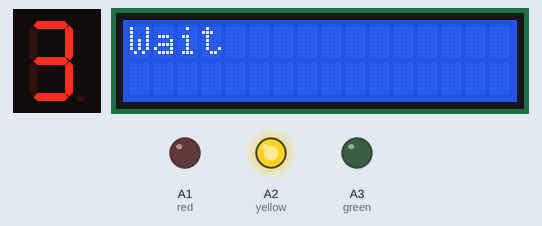
Simulated run of this sketch. Board: Arduino Uno, built with avr-gcc and run on an emulated ATmega328P. On the bench: 1-digit seven-segment display, 16×2 character LCD, output pins drawn as LEDs (lit = HIGH). Wiring (inferred from the names in the program): 1-digit 7-segment display, segments lit when HIGH: segments pin 2, pin 3, pin 4, pin 5, pin 6, pin 7, A0. The segment pins are drawn as the display they are named for; pins used as bus, display or sensor lines are not drawn; what the sketch prints to the serial monitor is not drawn.

Above: at 0.1 s.
At 3.1 s:
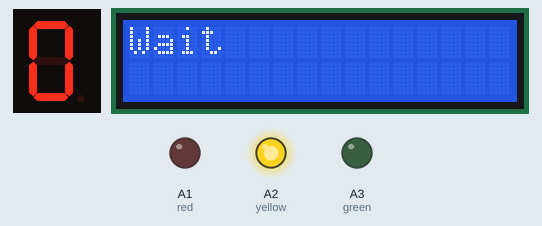
At 6.1 s:
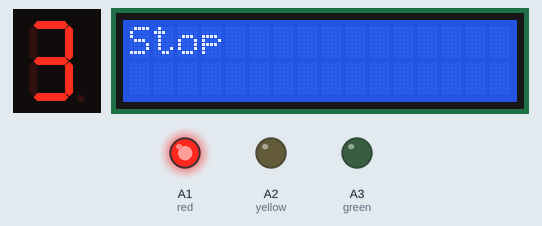
At 12.1 s:
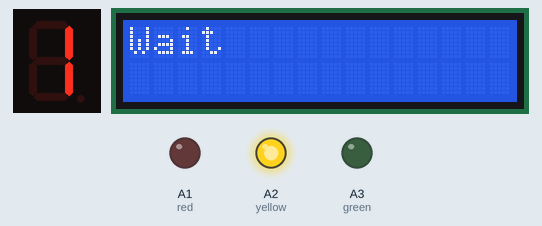
At 24.2 s:
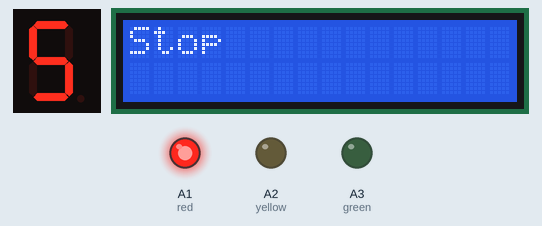
At 38.2 s:
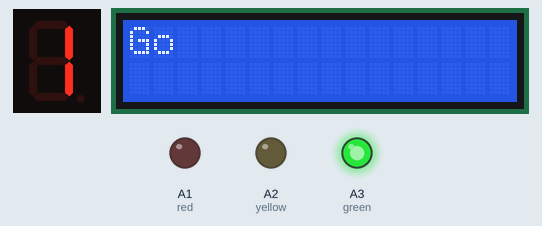
Timing chart, 0 to 39.7 s (numbered marks = the images above):
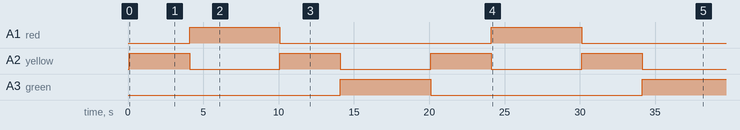

The sketch:

traffic_light_LCD.ino
```cpp
#include <Wire.h>
#include <LiquidCrystal_I2C.h>
LiquidCrystal_I2C lcd(0x27, 16, 2);
int a=2,b=3,c=4,d=5,e=6,f=7,g=A0;
int COUNT;
int red=A1,yellow=A2,green=A3;
void setup()
{
  pinMode(red,OUTPUT);
  pinMode(yellow,OUTPUT);
  pinMode(green,OUTPUT);
  pinMode(a,OUTPUT);
  pinMode(b,OUTPUT);
  pinMode(c,OUTPUT);
  pinMode(d,OUTPUT);
  pinMode(e,OUTPUT);
  pinMode(f,OUTPUT);
  pinMode(g,OUTPUT);
  lcd.begin(16, 2);
  lcd.backlight();
  lcd.clear();
  lcd.setCursor(4,0);
  lcd.print("Hello");
}

void loop()
{
 analogWrite(red,0);
 analogWrite(yellow,0);
 analogWrite(green,0);

lcd.clear();
 analogWrite(yellow,255);
 lcd.print("Wait");
 timer(3);

 lcd.clear();
 analogWrite(yellow,0);
 analogWrite(red,255);
 lcd.print("Stop");
 timer(5);

 lcd.clear();
 analogWrite(red,0);
 analogWrite(yellow,255);
 lcd.print("Wait");
 timer(3);

 lcd.clear();
 analogWrite(yellow,0);
 analogWrite(green,255);
 lcd.print("Go");
 timer(5);
}

void timer(int nu)
 {
   for(COUNT=nu;COUNT>=0;COUNT--)
    {
      Serial.begin(9600);
      Serial.println(COUNT);
      switch (COUNT)
                {

                case 0://when count value is zero show”0” on disp
                digitalWrite(a, HIGH);
                digitalWrite(b, HIGH);
                digitalWrite(c, HIGH);
                digitalWrite(d, HIGH);
                digitalWrite(e, HIGH);
                digitalWrite(f, HIGH);
                analogWrite(g, 0);;
                delay(1000);
                break;

                case 1:// when count value is 1 show”1” on disp
                digitalWrite(a, LOW);
                digitalWrite(b, HIGH);
                digitalWrite(c, HIGH);
                digitalWrite(d, LOW);
                digitalWrite(e, LOW);
                digitalWrite(f, LOW);
                analogWrite(g, 0);
                delay(1000);
                break;

                case 2:// when count value is 2 show”2” on disp
                digitalWrite(a, HIGH);
                digitalWrite(b, HIGH);
                digitalWrite(c, LOW);
                digitalWrite(d, HIGH);
                digitalWrite(e, HIGH);
                digitalWrite(f, LOW);
                analogWrite(g, 255);
                delay(1000);
                break;

                case 3:// when count value is 3 show”3” on disp
                digitalWrite(a, HIGH);
                digitalWrite(b, HIGH);
                digitalWrite(c, HIGH);
                digitalWrite(d, HIGH);
                digitalWrite(e, LOW);
                digitalWrite(f, LOW);
                analogWrite(g, 255);
                delay(1000);
                break;

                case 4:// when count value is 4 show”4” on disp
                digitalWrite(a, LOW);
                digitalWrite(b, HIGH);
                digitalWrite(c, HIGH);
                digitalWrite(d, LOW);
                digitalWrite(e, LOW);
                digitalWrite(f, HIGH);
                analogWrite(g, 255);
                delay(1000);
                break;

                case 5:// when count value is 5 show”5” on disp
                digitalWrite(a, HIGH);
                digitalWrite(b, LOW);
                digitalWrite(c,HIGH);
                digitalWrite(d, HIGH);
                digitalWrite(e, LOW);
                digitalWrite(f, HIGH);
                analogWrite(g, 255);
                delay(1000);
                break;
                }
        }
 }
```

Measured:
- by itself, A1 (red): alternates HIGH for 6.0 s and LOW for 14.0 s
- by itself, A2 (yellow): alternates HIGH for 4.0 s and LOW for 6.0 s
- by itself, A3 (green): LOW → HIGH at 14.1 s, → LOW 6.0 s later, → HIGH 14.0 s later
- what the display in image 1 shows lasts 1.0 s, from 3.1 s to 4.1 s
